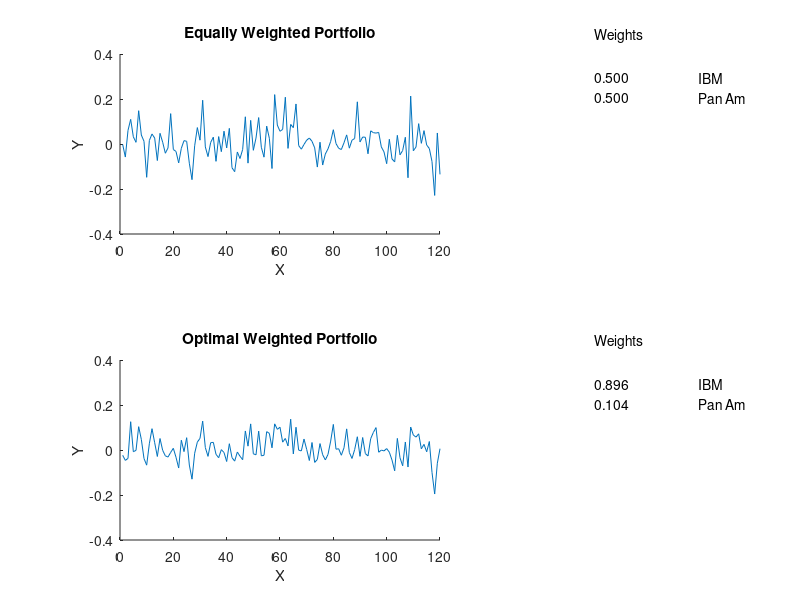

Write the MATLAB code that produced this figure.
% ---------------------------------------------------------------------
% Book:         MVA
% ---------------------------------------------------------------------
% Quantlet:     MVAportfol_IBM_PanAm
% ---------------------------------------------------------------------
% Description:  MVAportfol computes the optimal portfolio weights with 
%               monthly returns of IBM and PanAm from Jan'78 to Dec'87.
%               The optimal portfolio is compared with an equally 
%               weighted one.
% ---------------------------------------------------------------------
% Usage:        MVAportfol
% ---------------------------------------------------------------------
% Inputs:       none
% ---------------------------------------------------------------------
% Output:       Optimal portfolio weights with monthly returns of IBM 
%               and PanAm from Jan'78 to Dec'87. The optimal portfolio 
%               is compared with an equally weighted one.
% ---------------------------------------------------------------------
% Example:      
% ---------------------------------------------------------------------
% Author:       Wolfgang Haerdle, Vladimir Georgescu, Song Song
% ---------------------------------------------------------------------

x1=load('ibm.dat');
x2=load('panam.dat');

x=[x1,x2];

s1=inv(cov(x));

one=[1 1];

aux1=s1*one';
aux2=one*s1*one';
c2=aux1./aux2;                   %c1,c2 weights
c1=one./sum(one);

q1=x*c1';                         %Optimal MVAportfolio returns
q2=x*c2;                          %Nonoptimal MVAportfolio returns

t=[1:120]';
d1=[t,q1];
d2=[t,q2];

subplot(2,2,1)
subplot('Position',[0.15 0.61 0.4 0.3])
hold on
for i=1:length(t)-1
    line([d1(i,1) d1(i+1,1)],[d1(i,2) d1(i+1,2)])
end
title('Equally Weighted Portfolio')
xlabel('X')
ylabel('Y')
xlim([0 120])
ylim([-0.4 0.4])

subplot(2,2,3)
subplot('Position',[0.15 0.1 0.4 0.3])
hold on
for i=1:length(t)-1
    line([d2(i,1) d2(i+1,1)],[d2(i,2) d2(i+1,2)])
end
title('Optimal Weighted Portfolio')
xlabel('X')
ylabel('Y')
xlim([0 120])
ylim([-0.4 0.4])

subplot(2,2,2)
axis off
hold on
text(0.5,1.06,'Weights')

w1=num2str(c1(1),'%10.3f');
w2=num2str(c1(2),'%10.3f');

text(0.5,0.85,w1)
text(0.5,0.75,w2)

text(0.9,0.85,'IBM')
text(0.9,0.75,'Pan Am')

subplot(2,2,4)
axis off
hold on
text(0.5,0.96,'Weights')

w1=num2str(c2(1),'%10.3f');
w2=num2str(c2(2),'%10.3f');

text(0.5,0.75,w1)
text(0.5,0.65,w2)

text(0.9,0.75,'IBM')
text(0.9,0.65,'Pan Am')
hold off
